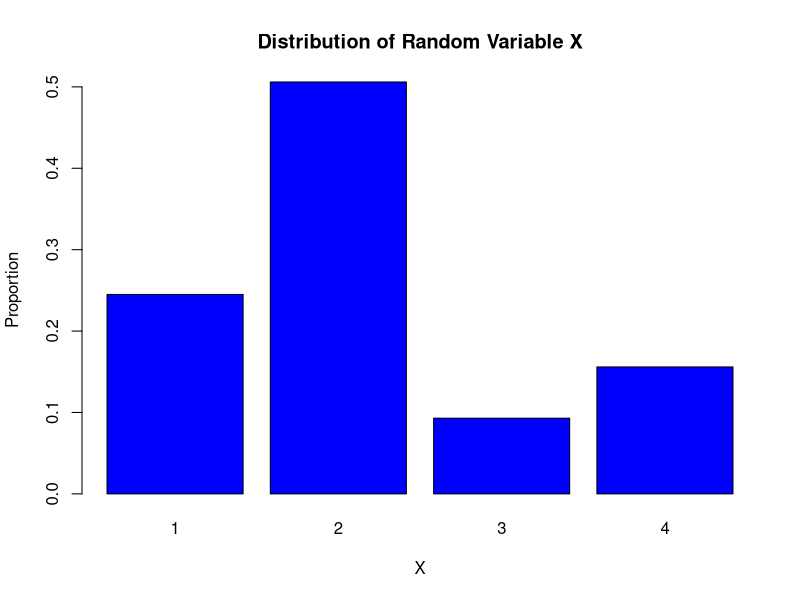
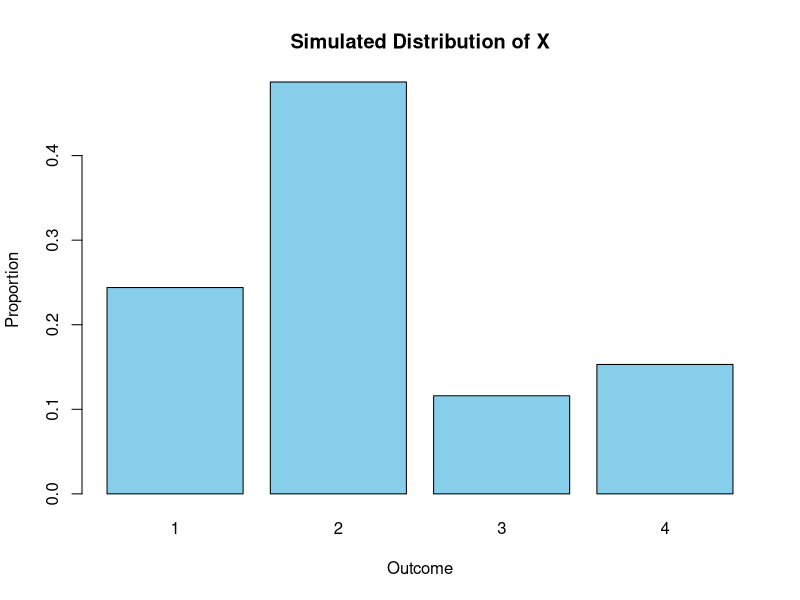

Recreate these plots in R, in order.
# homework1 problem1
#Values and probabilities
values <- c(1, 2, 3, 4)
probabilities <- c(0.25, 0.5, 0.1, 0.15)

# Calculate cumulative distribution function (CDF) values
cdf_values <- cumsum(probabilities)

# Number of simulations
num_simulations <- 1000

# Function to simulate random variable X using inverse transform technique
simulate_inverse_transform <- function(random_value, cdf_values, values) {
  category <- sum(random_value > cdf_values)
  return(values[category + 1])
}

# Perform simulations
simulated_values <- sapply(runif(num_simulations), simulate_inverse_transform, cdf_values, values)

# Calculate proportions
proportions <- table(simulated_values) / num_simulations

# Bar graph
barplot(proportions, names.arg = as.character(values), col = "blue", 
        main = 'Distribution of Random Variable X', xlab = 'X', ylab = 'Proportion')


# Function to simulate rand X
simulate_X <- function(n) {
  # generate uniform random number 
  rn <- runif(n)
  
  # Initialize counts 
  counts <- c(0, 0, 0, 0)
  
  # Counting occurrences of each outcome
  for (i in 1:n) {
    if (rn[i] < 0.25) {
      counts[1] <- counts[1] + 1
    } else if (rn[i] < 0.75) {
      counts[2] <- counts[2] + 1
    } else if (rn[i] < 0.85) {
      counts[3] <- counts[3] + 1
    } else {
      counts[4] <- counts[4] + 1
    }
  }
  
  # Calculatingg proportions
  proportions <- counts / n
  
  # Returning proportions
  return(proportions)
}

# Simulate 1000 samples
simulations <- simulate_X(1000)

#plot 
barplot(simulations, names.arg = c(1, 2, 3, 4), col='skyblue', xlab = "Outcome", ylab = "Proportion", main = "Simulated Distribution of X")

